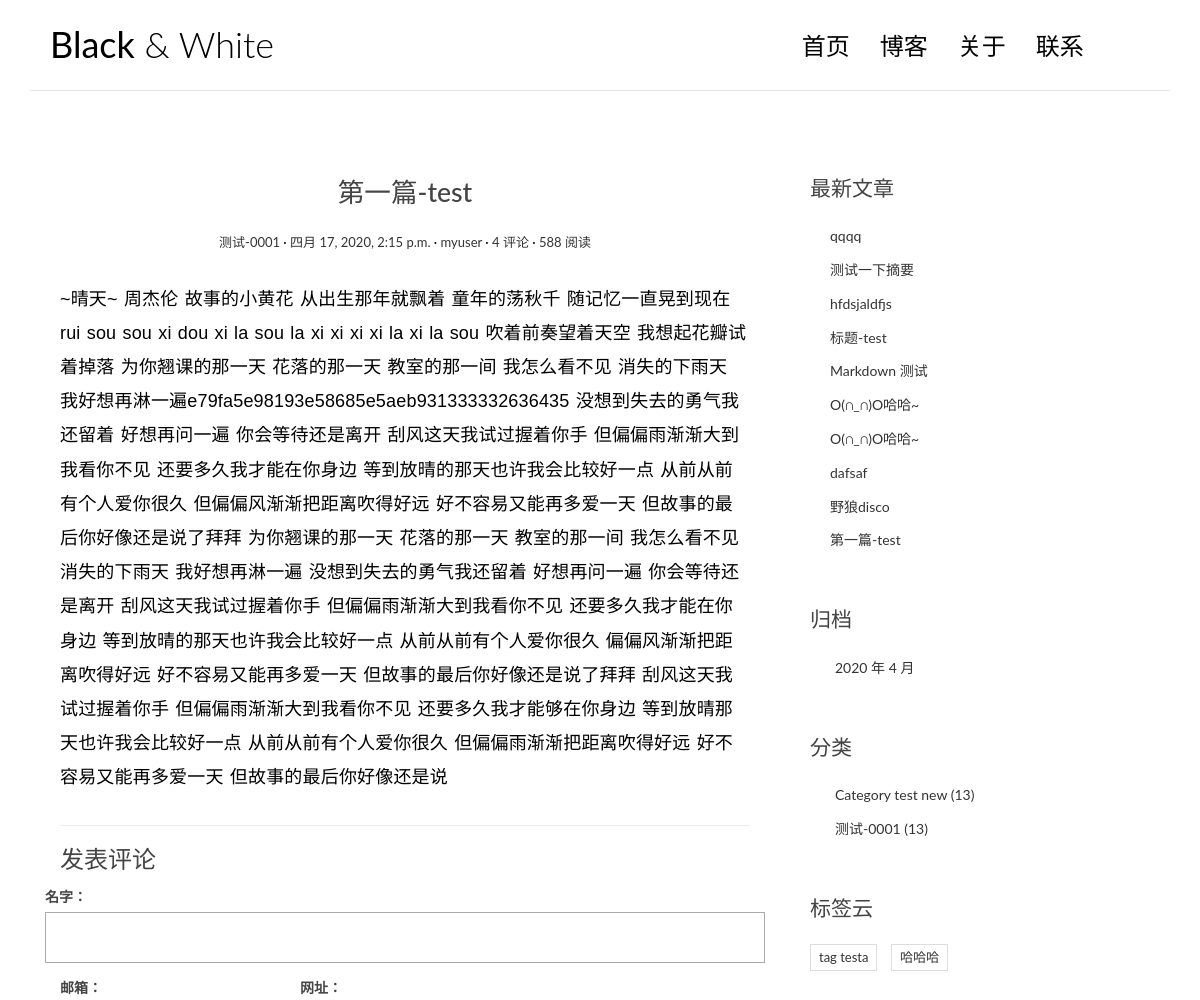
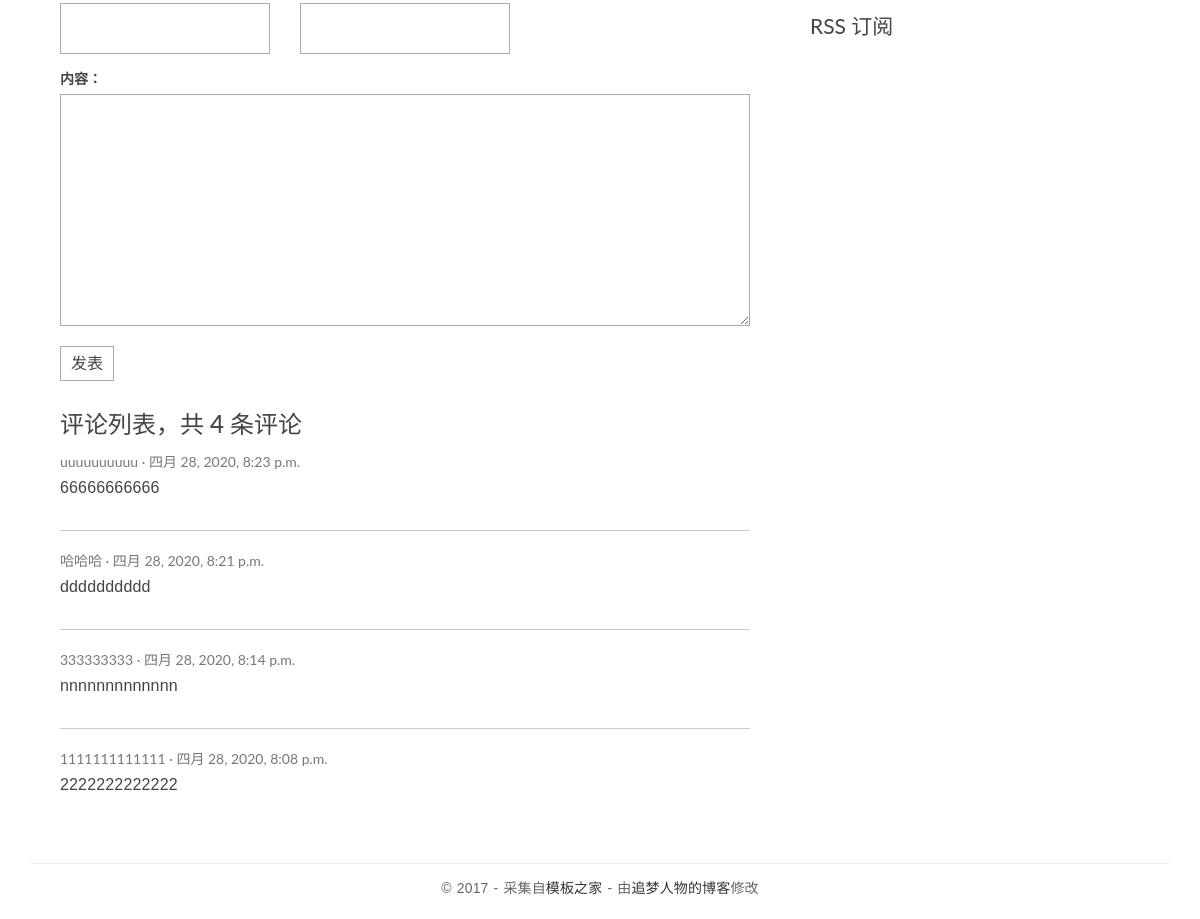
The page /posts/2 on the database its author committed (2 pictures, top to bottom).
### blog/models.py (models this page shows, shortened)
class Post(models.Model):
    """
    文章的数据库表稍微复杂一点，主要是涉及的字段更多。
    """
    title = models.CharField(max_length=70)
    body = models.TextField()
    created_time = models.DateTimeField()
    modified_time = models.DateTimeField()
    excerpt = models.CharField(max_length=200, blank=True)
    category = models.ForeignKey(Category, on_delete=models.CASCADE)
    tags = models.ManyToManyField(Tag, blank=True)
    author = models.ForeignKey(User, on_delete=models.CASCADE)

class Category(models.Model):
    """
    django 要求模型必须继承models.Model类。
    Category 只需要一个简单的分类名 name 就可以了
    CharField 指定了分类名 name 数据类型，CharField是字符型，
    CharField 的 max_length 参数指定其最大长度，超过这个长度的分类名就不能被存入数据库。
    当然 django 还为我们提供了多种其他的数据类型，如日期时间类型DateTimeField、整数类型IntegerField等等。
    django的全部类型可查看文档: https://docs.djangoproject.com/en/2.2/ref/models/fields/#field-types
    """
    name = models.CharField(max_length=100)

class Tag(models.Model):
    """
    标签Tag也比较简单，和Category一样。
    """
    name = models.CharField(max_length=100)

### comments/models.py (models this page shows, shortened)
class Comment(models.Model):
    name = models.CharField('名字', max_length=50)
    email = models.EmailField('邮箱')
    url = models.URLField('网址', blank=True)
    text = models.TextField('内容')
    created_time = models.DateTimeField('创建时间', default=timezone.now)
    post = models.ForeignKey('blog.Post', verbose_name='文章', on_delete=models.CASCADE)
    class Meta:
        verbose_name = '评论'
        verbose_name_plural = verbose_name

### blog/views.py (the view)
# urls.py: path('posts/<int:pk>', views.detail, name='detail'),
def detail(request, pk):
    post = get_object_or_404(Post, pk=pk)
    md = markdown.Markdown(extensions=[
        'markdown.extensions.extra',
        'markdown.extensions.codehilite',
        TocExtension(slugify=slugify),
    ])
    post.body = md.convert(post.body)
    m = re.search(r'<div class="toc">\s*<ul>(.*)</ul>\s*</div>', md.toc, re.S)
    post.toc = m.group(1) if m is not None else ''
    return render(request, 'blog/detail.html', context={'post': post})

### comments/forms.py
class CommentForm(forms.ModelForm):
    class Meta:
        model = Comment
        fields = ['name', 'email', 'url', 'text']

### blog/templatetags/blog_extras.py (called while the page is built)
@register.inclusion_tag('blog/inclusions/_recent_posts.html', takes_context=True)
def show_recent_posts(context, num=5):
    return {
        'recent_post_list': Post.objects.all().order_by('-created_time')[:num],
    }

@register.inclusion_tag('blog/inclusions/_archives.html', takes_context=True)
def show_archives(context):
    return {
        'date_list': Post.objects.dates('created_time', 'month', order='DESC')
    }

@register.inclusion_tag('blog/inclusions/_categories.html', takes_context=True)
def show_categories(context):
    return {
        'category_list': Category.objects.all()
    }

@register.inclusion_tag('blog/inclusions/_tags.html', takes_context=True)
def show_tags(context):
    return {
        'tag_list': Tag.objects.all(),
    }

### comments/templatetags/comments_extras.py (called while the page is built)
@register.inclusion_tag('comments/inclusions/_form.html', takes_context=True)
def show_comment_form(context, post, form=None):
    if form is None:
        form = CommentForm()
    return {
        'form': form,
        'post': post,
    }

@register.inclusion_tag('comments/inclusions/_list.html', takes_context=True)
def show_comments(context, post):
    comment_list = post.comment_set.all().order_by('-created_time')
    comment_count = comment_list.count()
    return {
        'comment_count': comment_count,
        'comment_list': comment_list,
    }

### templates/blog/detail.html (shortened to what this page needs)
{% extends 'base.html' %}
{% load comments_extras %}
{% block main %}
    <article class="post post-{{ post.pk }}">
        <header class="entry-header">
            <h1 class="entry-title">{{ post.title }}</h1>
            <div class="entry-meta">
                <span class="post-category"><a href="#">{{ post.category.name}}</a></span>
                <span class="post-date"><a href="#"><time class="entry-date"
                                                          datetime="{{ post.created_time }}">{{ post.created_time }}</time></a></span>
                <span class="post-author"><a href="#">{{ post.author }}</a></span>
                <span class="comments-link"><a href="#">4 评论</a></span>
                <span class="views-count"><a href="#">588 阅读</a></span>
            </div>
        </header>
        <div class="entry-content clearfix">
            {{ post.body|safe }}
        </div>
    </article>
    <section class="comment-area" id="comment-area">
        <hr>
        <h3>发表评论</h3>
        {% show_comment_form post %}
        <div class="comment-list-panel">
            {% show_comments post %}
        </div>
    </section>
{% endblock main %}

### templates/comments/inclusions/_list.html
<h3>评论列表，共 <span>{{ comment_count }}</span> 条评论</h3>
<ul class="comment-list list-unstyled">
    {% for comment in comment_list %}
        <li class="comment-item">
            <span class="nickname">{{ comment.name }}</span>
            <time class="submit-date" datetime="{{ comment.created_time }}">{{ comment.created_time }}</time>
            <div class="text">
                {{ comment.text|linebreaks }}
            </div>
        </li>
    {% empty %}
        暂无评论~
    {% endfor %}
</ul>

### templates/blog/inclusions/_recent_posts.html
<div class="widget widget-recent-posts">
    <h3 class="widget-title">
        最新文章
    </h3>
    <ul>
        {% for post in recent_post_list %}
            <li>
                <a href="{{ post.get_absolute_url }}">{{ post.title }}</a>
            </li>
        {% empty %}
            暂无文章！！！
        {% endfor %}
    </ul>
</div>

### templates/blog/inclusions/_categories.html
<div class="widget widget-category">
    <h3 class="widget-title">分类</h3>
    <ul>
        {% for category in category_list %}
        <li>
            <a href="{% url 'blog:category' category.pk %}">{{ category.name }} <span class="post-count">(13)</span></a>
        </li>
         {% empty %}
            暂无分类！！！
        {% endfor %}
    </ul>
</div>

### templates/blog/inclusions/_tags.html
<div class="widget widget-tag-cloud">
    <h3 class="widget-title">标签云</h3>
    <ul>
        {% for tag in tag_list %}
        <li>
            <a href="{% url 'blog:tag' tag.pk %}">{{ tag.name }}</a>
        </li>
        {% empty %}
            暂无标签！！！
        {% endfor %}
    </ul>
</div>

### blog/static/blog/css/custom.css (style rules this page uses)
* { outline: none; }
h1, h2, h3, h4, h5, h6 { margin-top: 0; }
a { color: #333; }
body { color: #444; font-family: 'Lato', sans-serif; }
p { font-family: 'Ubuntu', sans-serif; font-weight: 400; word-spacing: 1px; letter-spacing: 0.01em; }
.post { background: #fff; padding: 30px 30px 0; }
.entry-title { text-align: center; font-size: 1.9em; margin-bottom: 20px; line-height: 1.6; padding: 10px 20px 0; }
.entry-meta { text-align: center; color: #DDDDDD; font-size: 13px; margin-bottom: 30px; }
.entry-content { font-size: 18px; line-height: 1.9; font-weight: 300; color: #000; }
.post-category::after, .post-date::after, .post-author::after, .comments-link::after { content: ' ·'; color: #000; }
.widget { background: #fff; padding: 30px 0 0; }
.widget-title { font-size: 1.5em; margin-bottom: 20px; line-height: 1.6; padding: 10px 0 0; font-weight: 400; }
.widget-recent-posts ul { padding: 0; margin: 0; padding-left: 20px; }
.widget-recent-posts ul li { list-style-type: none; position: relative; line-height: 170%; margin-bottom: 10px; }
.widget-recent-posts ul li::before { content: '\f3d3'; font-family: "Ionicons"; position: absolute; left: -17px; top: 3px; font-size: 16px; color: #000; }
.widget-category ul { padding: 0; margin: 0; padding-left: 25px; }
.widget-category ul li { list-style-type: none; position: relative; line-height: 170%; margin-bottom: 10px; }
.widget-category ul li::before { content: '\f3fe'; font-family: "Ionicons"; position: absolute; left: -25px; top: 1px; font-size: 18px; color: #000; }
.widget-tag-cloud ul { padding: 0; margin: 0; margin-right: -10px; }
.widget-tag-cloud ul li { list-style-type: none; font-size: 13px; display: inline-block; margin-right: 10px; margin-bottom: 10px; padding: 3px 8px; border: 1px solid #ddd; }
.contact-form input, .comment-form input { border: 1px solid #aaa; margin-bottom: 15px; width: 100%; padding: 15px 15px; font-size: 16px; line-height: 100%; transition: 0.4s border-color linear; }
.contact-form textarea, .comment-form textarea { border: 1px solid #aaa; margin-bottom: 15px; width: 100%; padding: 15px 15px; font-size: 16px; line-height: 20px !important; min-height: 183px; transition: 0.4s border-color linear; }
.comment-area { padding: 0 30px 0; }
.comment-list-panel { margin-top: 30px; }
.comment-list { margin-top: 15px; }
.comment-item:not(:last-child) { border-bottom: 1px #ccc solid; margin-bottom: 20px; padding-bottom: 20px; }
.comment-item .nickname, .comment-item .submit-date { color: #777; font-size: 14px; }
.comment-item .nickname:after { content: ' ·'; }
.comment-item .text { padding-top: 5px; font-size: 16px; }

### rows shown on the page
Post: title "第一篇-test", category.name "测试-0001", created_time "四月 17, 2020, 2:15 p.m.", author "myuser", body "~晴天~ 周杰伦 故事的小黄花 从出生那年就飘着 童年的荡秋千 随记忆一直晃到现在 rui sou sou xi dou xi la sou la xi xi xi xi la xi la sou 吹着前奏望着天空 我想起花瓣试着掉落 为你翘课的那一天 花落的那一天 教室的那一间 我怎么看不见 消失的下雨天 我好想再淋一遍e79fa5e98193e58685e5aeb931333332636435 没想到失去的勇气我还留着 好想再问一遍 你会等待还是离开 刮风这天我试过握着你手 但偏偏雨渐渐大到我看你不见 还要多久我才能在你身边 等到放晴的那天也许我会比较好一点 从前从前有个人爱你很久 但偏偏风渐渐把距离吹得好远 好不容易又能再多爱一天 但故事的最后你好像还是说了拜拜 为你翘课的那一天 花落的那一天 教室的那一间 我怎么看不见 消失的下雨天 我好想再淋一遍 没想到失去的勇气我还留着 好想再问一遍 你会等待还是离开 刮风这天我试过握着你手 但偏偏雨渐渐大到我看你不见 还要多久我才能在你身边 等到放晴的那天也许我会比较好一点 从前从前有个人爱你很久 偏偏风渐渐把距离吹得好远 好不容易又能再多爱一天 但故事的最后你好像还是说了拜拜 刮风这天我试过握着你手 但偏偏雨渐渐大到我看你不见 还要多久我才能够在你身边 等到放晴那天也许我会比较好一点 从前从前有个人爱你很久 但偏偏雨渐渐把距离吹得好远 好不容易又能再多爱一天 但故事的最后你好像还是说"
Comment: name "uuuuuuuuuu", created_time "四月 28, 2020, 8:23 p.m.", text "66666666666"
Comment: name "哈哈哈", created_time "四月 28, 2020, 8:21 p.m.", text "dddddddddd"
Comment: name "333333333", created_time "四月 28, 2020, 8:14 p.m.", text "nnnnnnnnnnnnn"
Comment: name "1111111111111", created_time "四月 28, 2020, 8:08 p.m.", text "2222222222222"
Post: title "qqqq"
Post: title "测试一下摘要"
Post: title "hfdsjaldfjs"
Post: title "标题-test"
Post: title "Markdown 测试"
Post: title "O(∩_∩)O哈哈~"
Post: title "O(∩_∩)O哈哈~"
Post: title "dafsaf"
Post: title "野狼disco"
Category: name "Category test new"
Category: name "测试-0001"
Tag: name "tag testa"
Tag: name "哈哈哈"

### other values the page prints
{{ comment_count }} "4"
{{ date.year }} "2020"
{{ date.month }} "4"
